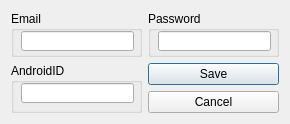
<?xml version="1.0" encoding="UTF-8"?>
<ui version="4.0">
 <class>Settings</class>
 <widget class="QDialog" name="Settings">
  <property name="geometry">
   <rect>
    <x>0</x>
    <y>0</y>
    <width>290</width>
    <height>124</height>
   </rect>
  </property>
  <property name="windowTitle">
   <string>Settings</string>
  </property>
  <layout class="QGridLayout" name="gridLayout">
   <item row="0" column="0">
    <widget class="QGroupBox" name="groupBox">
     <property name="title">
      <string>Email</string>
     </property>
     <widget class="QLineEdit" name="email">
      <property name="geometry">
       <rect>
        <x>10</x>
        <y>20</y>
        <width>113</width>
        <height>20</height>
       </rect>
      </property>
     </widget>
    </widget>
   </item>
   <item row="0" column="1">
    <widget class="QGroupBox" name="groupBox_2">
     <property name="title">
      <string>Password</string>
     </property>
     <widget class="QLineEdit" name="password">
      <property name="geometry">
       <rect>
        <x>10</x>
        <y>20</y>
        <width>113</width>
        <height>20</height>
       </rect>
      </property>
      <property name="inputMask">
       <string/>
      </property>
      <property name="echoMode">
       <enum>QLineEdit::Password</enum>
      </property>
     </widget>
    </widget>
   </item>
   <item row="1" column="0" rowspan="2">
    <widget class="QGroupBox" name="groupBox_3">
     <property name="title">
      <string>AndroidID</string>
     </property>
     <widget class="QLineEdit" name="androidid">
      <property name="geometry">
       <rect>
        <x>10</x>
        <y>20</y>
        <width>113</width>
        <height>20</height>
       </rect>
      </property>
     </widget>
    </widget>
   </item>
   <item row="1" column="1">
    <widget class="QPushButton" name="Save">
     <property name="text">
      <string>Save</string>
     </property>
    </widget>
   </item>
   <item row="2" column="1">
    <widget class="QPushButton" name="Cancel">
     <property name="text">
      <string>Cancel</string>
     </property>
    </widget>
   </item>
  </layout>
 </widget>
 <resources/>
 <connections/>
</ui>
